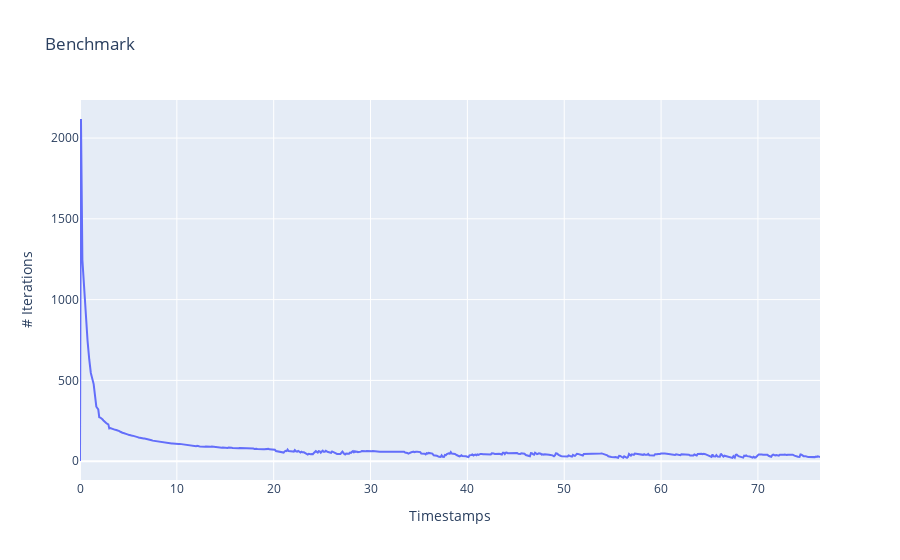

Write notebook code for a chart like this one.
### Markdown cell above
### Benchmarking

If we want to actually track the entire progress, we can also use `<iterator>.plot_history()` function

### Code cell
itr = nqdm(5*10**4)

for i in itr:
    for j in range(i):
        pass

itr.plot_history()

### Figure 1 — Plotly figure (JSON) as saved in the notebook; plotly's stock layout.template omitted (floating-point values rounded to 4 significant figures; data arrays with more than 128 entries replaced by an {"elided": "..."} marker saying what was removed)
{"data": [{"hovertemplate": "Timestamps=%{x}<br># Iterations=%{y}<extra></extra>", "legendgroup": "", "line": {"color": "#636efa", "dash": "solid"}, "marker": {"symbol": "circle"}, "mode": "lines", "name": "", "orientation": "v", "showlegend": false, "type": "scatter", "x": {"elided": "663 float values"}, "xaxis": "x", "y": {"elided": "663 int values"}, "yaxis": "y"}], "layout": {"legend": {"tracegroupgap": 0}, "title": {"text": "Benchmark"}, "xaxis": {"anchor": "y", "domain": [0, 1], "title": {"text": "Timestamps"}}, "yaxis": {"anchor": "x", "domain": [0, 1], "title": {"text": "# Iterations"}}}}
